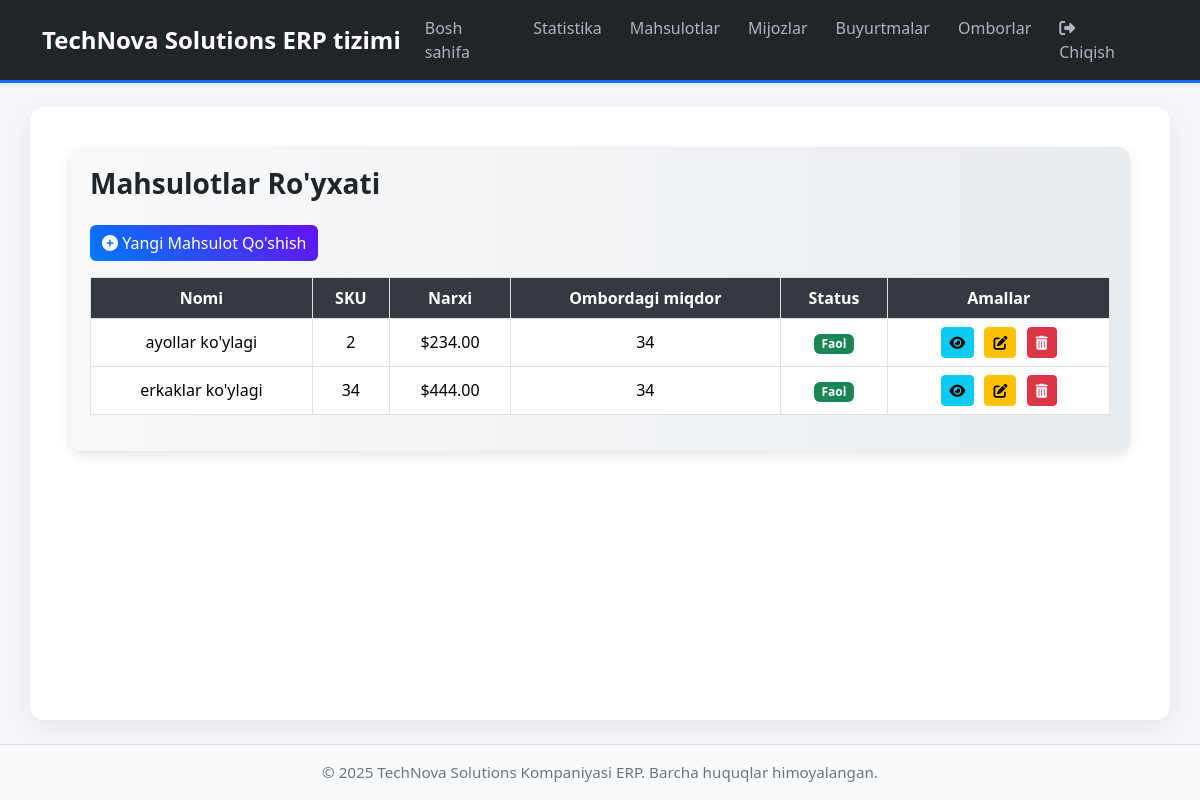
/products/ (signed in), run on an earlier commit of the app's database.
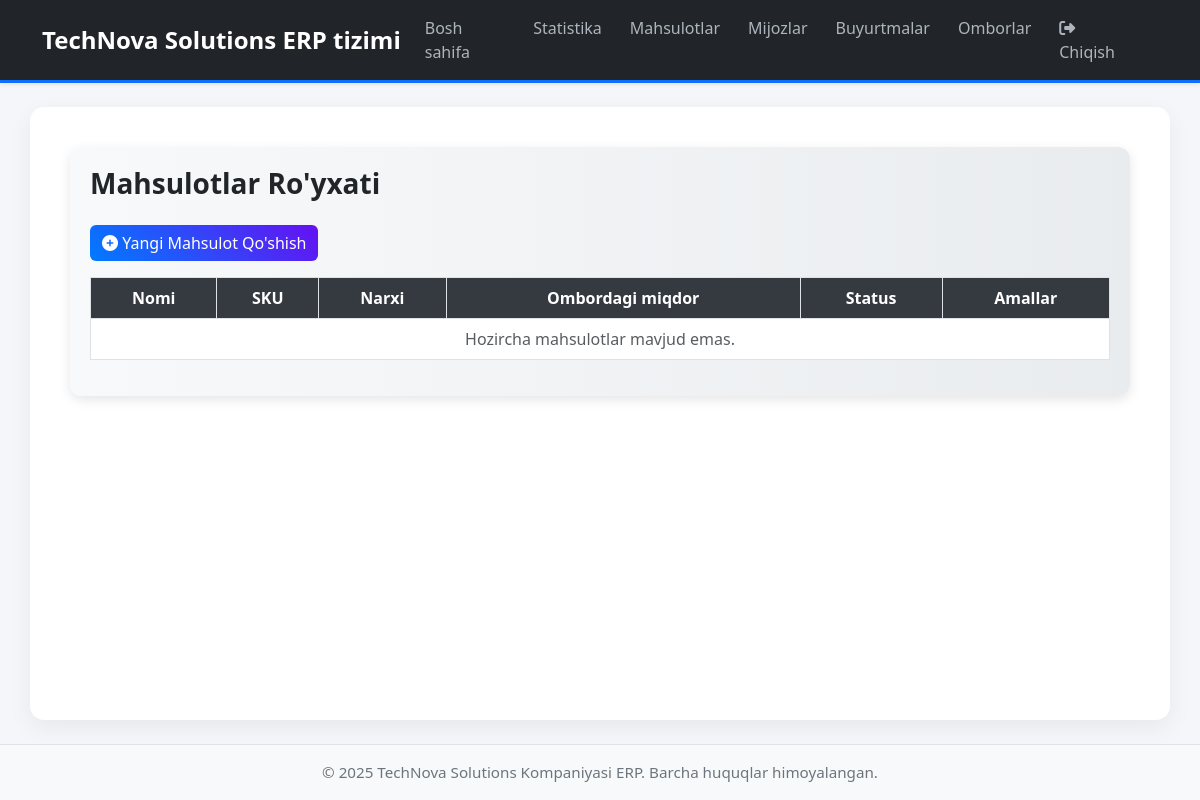
And on a later commit of the database.
### products/models.py (models this page shows, shortened)
class Product(models.Model):
    name = models.CharField(max_length=200)
    sku = models.CharField(max_length=50, unique=True) # Stock Keeping Unit
    description = models.TextField(blank=True, null=True)
    price = models.DecimalField(max_digits=10, decimal_places=2)
    stock_quantity = models.IntegerField(default=0)
    is_active = models.BooleanField(default=True)
    created_at = models.DateTimeField(auto_now_add=True)
    updated_at = models.DateTimeField(auto_now=True)
    class Meta:
        verbose_name = "Mahsulot"
        verbose_name_plural = "Mahsulotlar"
        ordering = ['name']

### products/views.py (the view)
# urls.py: path('', views.product_list, name='product_list'),
def product_list(request):
    products = Product.objects.all().order_by('name')
    return render(request, 'products/product_list.html', {'products': products})

### products/templates/products/product_list.html (shortened to what this page needs)
{% extends 'base.html' %}
{% block content %}
<div class="custom-table-container">
    <h1 class="page-title mb-4">Mahsulotlar Ro'yxati</h1>
    <a href="{% url 'products:product_create' %}" class="btn btn-add mb-3">
        <i class="fas fa-plus-circle"></i> Yangi Mahsulot Qo'shish
    </a>
    <div class="table-responsive">
        <table class="table custom-table table-bordered">
            <thead>
                <tr>
                    <th>Nomi</th>
                    <th>SKU</th>
                    <th>Narxi</th>
                    <th>Ombordagi miqdor</th>
                    <th>Status</th>
                    <th>Amallar</th>
                </tr>
            </thead>
            <tbody>
                {% for product in products %}
                <tr>
                    <td>{{ product.name }}</td>
                    <td>{{ product.sku }}</td>
                    <td>${{ product.price|floatformat:2 }}</td>
                    <td>{{ product.stock_quantity }}</td>
                    <td>
                        {% if product.is_active %}
                            <span class="badge bg-success">Faol</span>
                        {% else %}
                            <span class="badge bg-danger">Faol emas</span>
                        {% endif %}
                    </td>
                    <td class="action-buttons">
                        <a href="{% url 'products:product_detail' product.id %}" class="btn btn-info btn-sm" title="Ko'rish">
                            <i class="fas fa-eye"></i>
                        </a>
                        <a href="{% url 'products:product_update' product.id %}" class="btn btn-warning btn-sm" title="Tahrirlash">
                            <i class="fas fa-edit"></i>
                        </a>
                        <a href="{% url 'products:product_delete' product.id %}" class="btn btn-danger btn-sm" title="O'chirish">
                            <i class="fas fa-trash-alt"></i>
                        </a>
                    </td>
                </tr>
                {% empty %}
                <tr>
                    <td colspan="6" class="text-center text-muted">Hozircha mahsulotlar mavjud emas.</td>
                </tr>
                {% endfor %}
            </tbody>
        </table>
    </div>
</div>
{% endblock %}

What changed in the data, as far as the page shows it:
removed Product: name "ayollar ko'ylagi", sku "2", price "234.00", stock_quantity "34", is_active "Faol"
removed Product: name "erkaklar ko'ylagi", sku "34", price "444.00", stock_quantity "34", is_active "Faol"
Also different on the page:
text now shown: "Hozircha mahsulotlar mavjud emas."
